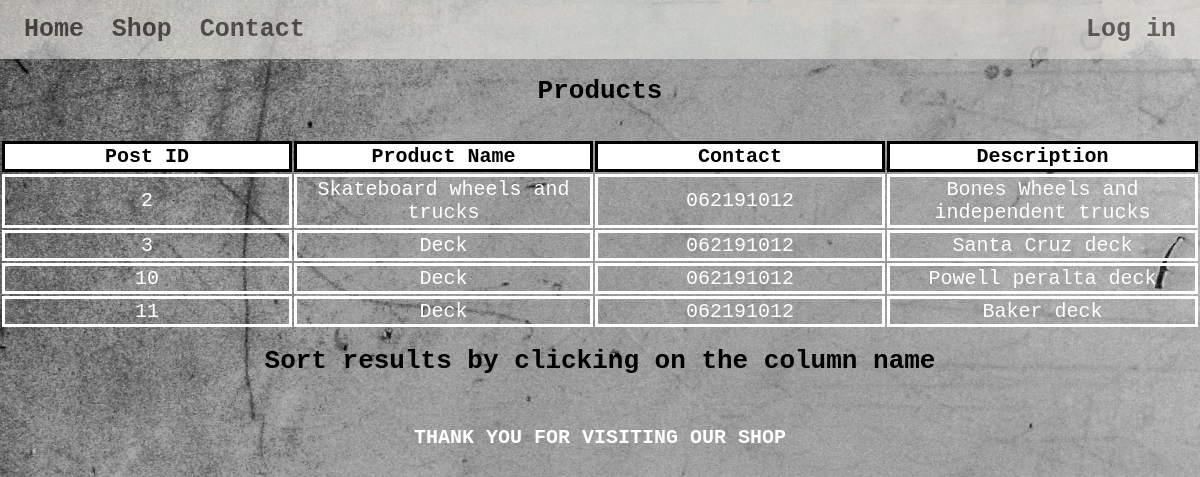
The page /shop.php on the database its author committed.
### tables this page shows
CREATE TABLE `products` (
  `id` int(11) NOT NULL,
  `userId` int(11) DEFAULT NULL,
  `productName` varchar(150) DEFAULT NULL,
  `description` varchar(255) DEFAULT NULL,
  `contact` varchar(50) DEFAULT NULL
);

### shop.php (the view, shortened to what this page needs)
<?php
    include 'includes/header.php';
    ?>
    <link rel="stylesheet" href="./styles/adminPage.css">
    <link rel="stylesheet" href="./styles/shop.css">
    <div id="indexBody" >
        <h1>Products</h1>
    <table align="center" id = "productsTable">
        <tr>
            <th>Post ID</th>
            <th>Product Name</th>
            <th>Contact</th>
            <th>Description</th>
        </tr>
        <?php
        $sql = 'SELECT * FROM products';
        $stmt = mysqli_stmt_init($conn);
        if(!mysqli_stmt_prepare($stmt,$sql)){
            echo "<h1>SQL ERROR</h1>";
        }else{
            mysqli_stmt_execute($stmt);
            $result = mysqli_stmt_get_result($stmt);
            echo '<br>';
            while($rows = mysqli_fetch_assoc($result)){
                ?>
                <tr>
                    <td class= "id"><?php echo $rows["id"]?></td>
                    <td class= "productName"><?php echo $rows["productName"];?></td>
                    <td class= "contact"><?php echo $rows["contact"]; ?></td>
                    <td class= "description"><?php echo $rows["description"];?></td>
                </tr>
                <?php
            }
        }
        ?>
        </table>
        <div class="sort">
            <h1>Sort results by clicking on the column name</h1>
        </div>
<?php
    include 'includes/footer.php';
    ?>

### includes/header.php (shortened to what this page needs)
<!DOCTYPE html>
<html lang="en">
<head>
    <link rel="stylesheet" href="./styles/headerBodyFooterStyles.css">
    <link rel="stylesheet" href="./styles/changePassword.css">
    <link rel="stylesheet" href="./styles/formStyles.css">
    <link rel="stylesheet" href="./styles/settingsStyles.css">
    <link rel="stylesheet" href="./styles/deleteAccount.css">
</head>
<body>
   <header>
       <nav>
            <div id="home">
                    <a href="./index.php" >Home</a>
                    <a href="shop.php">Shop</a>
                    <a href="./index.php#contact">Contact</a>
            </div>
           <a href="./login.php" id='login'>Log in</a>
        </nav>
    </header>

### includes/footer.php (shortened to what this page needs)
</body>
<footer>Thank you for visiting our shop</footer>
</html>

### styles/headerBodyFooterStyles.css (style rules this page uses)
body { display: grid; grid-template-areas: "header header header" "body body body" "footer footer footer"; grid-gap: 0px; background-size: cover; background-repeat: no-repeat; background-image: url(./Images/backgroundBodyImage.jpg) ; font-family: monospace; padding: 0; margin: 0; }
header { width: 100%; grid-area: header; }
nav { color: rgb(66, 60, 60); display: flex; align-items: center; justify-content: space-between; padding: 15px 2%; background-image: url(./Images/BackgroundNavImage.jpg) ; opacity: 0.7; }
#home a { padding-right: 20px; }
nav a { color: rgb(66, 60, 60); text-decoration: none; font-size: 25px; font-weight: 600; }
#indexBody { padding: 0px; margin: 0px; grid-area: body; }
footer { grid-area: footer; text-transform: uppercase; font-weight: bold; font-size: 20px; color: #fff ; text-align: center; position: relative; margin-top: 50px; margin-bottom: 25px; }

### styles/formStyles.css (style rules this page uses)
::placeholder { color: rgb(54, 54, 54); font-family: monospace; opacity: 1; }

### styles/adminPage.css (style rules this page uses)
h1 { text-align: center; }
th { border: solid; width: 10%; font-size: 20px; background-color: white; }
td { border: solid; text-align: center; color: white; font-size: 20px; }
.sort { text-align: center; }

### rows shown on the page
products: id "2", productName "Skateboard wheels and trucks", description "Bones Wheels and independent trucks"
products: id "3", productName "Deck", description "Santa Cruz deck"
products: id "10", productName "Deck", description "Powell peralta deck"
products: id "11", productName "Deck", description "Baker deck"
